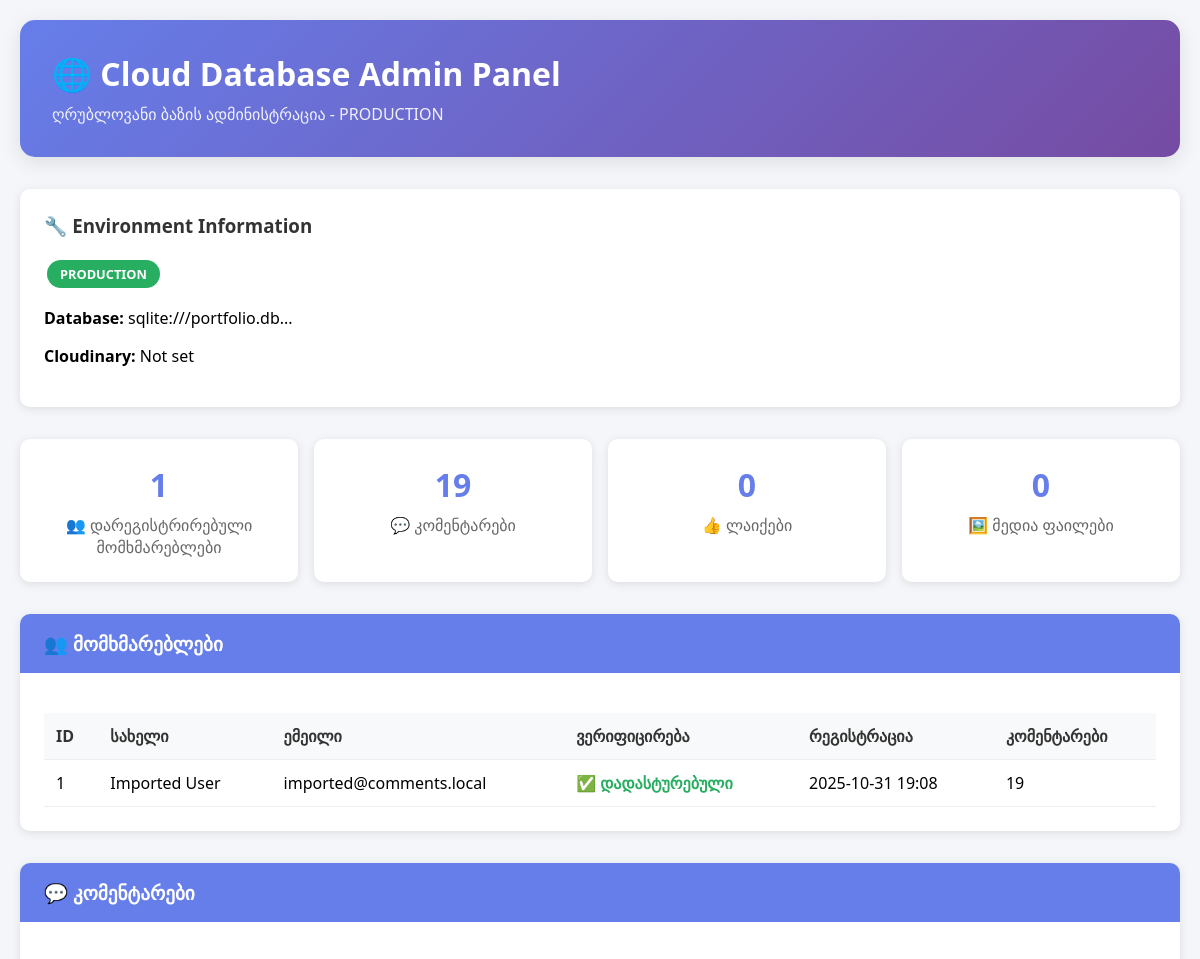
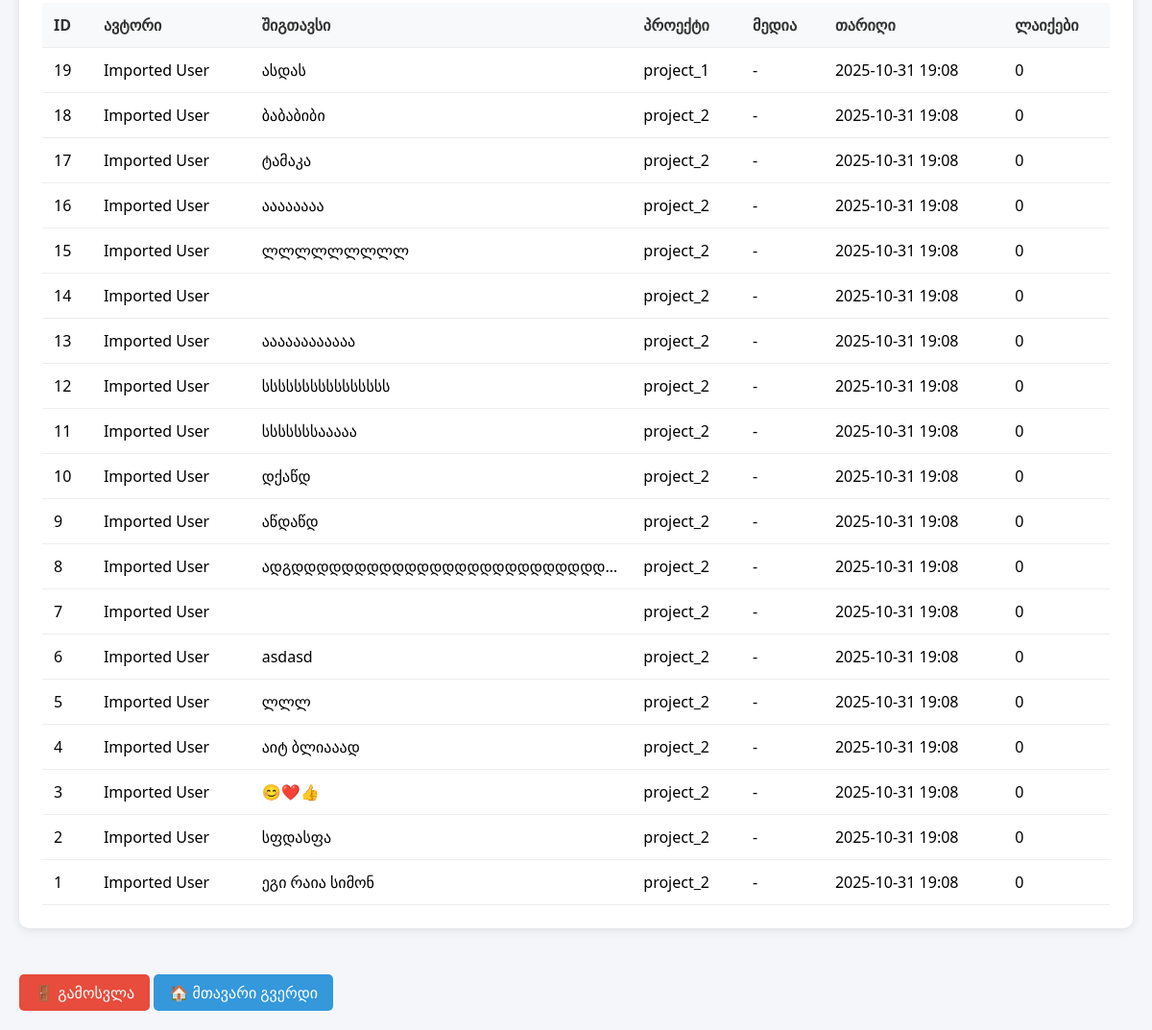
The app's page /cloud-admin (signed in) with its own data (2 pictures, top to bottom).
### models.py (models this page shows, shortened)
class User(UserMixin, db.Model):
    id = db.Column(db.Integer, primary_key=True)
    name = db.Column(db.String(50), nullable=False)
    email = db.Column(db.String(120), unique=True, nullable=False)
    password_hash = db.Column(db.String(128), nullable=False)
    email_verified = db.Column(db.Boolean, default=False, nullable=False)
    verification_token = db.Column(db.String(100), nullable=True)
    reset_token = db.Column(db.String(100), nullable=True)
    reset_token_expires = db.Column(db.DateTime, nullable=True)
    created_at = db.Column(db.DateTime, default=datetime.utcnow)
    is_active = db.Column(db.Boolean, default=True)
    comments = db.relationship('Comment', backref='author', lazy=True)

class Comment(db.Model):
    id = db.Column(db.Integer, primary_key=True)
    content = db.Column(db.Text, nullable=False)
    project_id = db.Column(db.String(50), nullable=False)
    user_id = db.Column(db.Integer, db.ForeignKey('user.id'), nullable=False)  # Required for registered users only
    parent_id = db.Column(db.Integer, db.ForeignKey('comment.id'), nullable=True)
    media_urls = db.Column(db.Text, nullable=True)  # JSON array of Cloudinary URLs
    created_at = db.Column(db.DateTime, default=datetime.utcnow)
    replies = db.relationship('Comment', backref=db.backref('parent', remote_side=[id]), lazy=True)
    likes = db.relationship('Like', backref='comment', lazy=True, cascade='all, delete-orphan')
    def get_like_count(self):
        return len(self.likes)

### app.py (the view, shortened to what this page needs)
@app.route('/cloud-admin', methods=['GET', 'POST'])
def cloud_admin():
    if not session.get('cloud_admin'):
        return render_template('cloud_admin_login.html')
    try:
        users = User.query.all()
        comments = Comment.query.order_by(Comment.created_at.desc()).all()
        likes = Like.query.all()
        env_info = {
            'database_url': os.environ.get('DATABASE_URL', 'Local SQLite'),
            'cloudinary_cloud': os.environ.get('CLOUDINARY_CLOUD_NAME', 'Not set'),
            'environment': 'PRODUCTION' if os.environ.get('DATABASE_URL') else 'DEVELOPMENT'
        }
        return render_template('cloud_admin_panel.html',
                             users=users,
                             comments=comments,
                             likes=likes,
                             env_info=env_info)
    except Exception as e:
        flash(f'Database error: {e}', 'error')
        return render_template('cloud_admin_login.html')

### templates/cloud_admin_panel.html (shortened to what this page needs)
<!DOCTYPE html>
<html lang="ka">
<head>
</head>
<body>
    <div class="container">
        <div class="header">
            <h1>🌐 Cloud Database Admin Panel</h1>
            <p>ღრუბლოვანი ბაზის ადმინისტრაცია - {{ env_info.environment }}</p>
        </div>
        <div class="env-info">
            <h3>🔧 Environment Information</h3>
            <div>
                <span class="env-badge {% if env_info.environment == 'PRODUCTION' %}env-production{% else %}env-development{% endif %}">
                    {{ env_info.environment }}
                </span>
            </div>
            <p><strong>Database:</strong> {{ env_info.database_url[:50] }}...</p>
            <p><strong>Cloudinary:</strong> {{ env_info.cloudinary_cloud }}</p>
        </div>
        <div class="stats">
            <div class="stat-card">
                <div class="stat-number">{{ users|length }}</div>
                <div class="stat-label">👥 დარეგისტრირებული მომხმარებლები</div>
            </div>
            <div class="stat-card">
                <div class="stat-number">{{ comments|length }}</div>
                <div class="stat-label">💬 კომენტარები</div>
            </div>
            <div class="stat-card">
                <div class="stat-number">{{ likes|length }}</div>
                <div class="stat-label">👍 ლაიქები</div>
            </div>
            <div class="stat-card">
                <div class="stat-number">{{ comments|selectattr('media_url')|list|length }}</div>
                <div class="stat-label">🖼️ მედია ფაილები</div>
            </div>
        </div>
        <div class="section">
            <div class="section-header">👥 მომხმარებლები</div>
            <div class="section-content">
                {% if users %}
                <table class="data-table">
                    <thead>
                        <tr>
                            <th>ID</th>
                            <th>სახელი</th>
                            <th>ემეილი</th>
                            <th>ვერიფიცირება</th>
                            <th>რეგისტრაცია</th>
                            <th>კომენტარები</th>
                        </tr>
                    </thead>
                    <tbody>
                        {% for user in users %}
                        <tr>
                            <td>{{ user.id }}</td>
                            <td>{{ user.name }}</td>
                            <td>{{ user.email }}</td>
                            <td>
                                {% if user.email_verified %}
                                    <span class="user-verified">✅ დადასტურებული</span>
                                {% else %}
                                    <span class="user-unverified">⏳ მოლოდინში</span>
                                {% endif %}
                            </td>
                            <td>{{ user.created_at.strftime('%Y-%m-%d %H:%M') if user.created_at else 'N/A' }}</td>
                            <td>{{ user.comments|length }}</td>
                        </tr>
                        {% endfor %}
                    </tbody>
                </table>
                {% else %}
                <p>მომხმარებლები ჯერ არ არის დარეგისტრირებული.</p>
                {% endif %}
            </div>
        </div>
        <div class="section">
            <div class="section-header">💬 კომენტარები</div>
            <div class="section-content">
                {% if comments %}
                <table class="data-table">
                    <thead>
                        <tr>
                            <th>ID</th>
                            <th>ავტორი</th>
                            <th>შიგთავსი</th>
                            <th>პროექტი</th>
                            <th>მედია</th>
                            <th>თარიღი</th>
                            <th>ლაიქები</th>
                        </tr>
                    </thead>
                    <tbody>
                        {% for comment in comments %}
                        <tr>
                            <td>{{ comment.id }}</td>
                            <td>{{ comment.author.name if comment.author else 'ანონიმური' }}</td>
                            <td class="comment-content">{{ comment.content[:100] }}{% if comment.content|length > 100 %}...{% endif %}</td>
                            <td>{{ comment.project_id }}</td>
                            <td>
                                {% if comment.media_url %}
                                    <a href="{{ comment.media_url }}" target="_blank" class="media-link">📷 სურათი</a>
                                {% else %}
                                    -
                                {% endif %}
                            </td>
                            <td>{{ comment.created_at.strftime('%Y-%m-%d %H:%M') if comment.created_at else 'N/A' }}</td>
                            <td>{{ comment.get_like_count() }}</td>
                        </tr>
                        {% endfor %}
                    </tbody>
                </table>
                {% else %}
                <p>კომენტარები ჯერ არ არის.</p>
                {% endif %}
            </div>
        </div>
        <a href="{{ url_for('cloud_admin_logout') }}" class="logout-btn">🚪 გამოსვლა</a>
        <a href="{{ url_for('index') }}" class="logout-btn" style="background: #3498db;">🏠 მთავარი გვერდი</a>
    </div>
</body>
</html>

### templates/cloud_admin_panel.html (style rules this page uses)
body { font-family: 'Segoe UI', Tahoma, Geneva, Verdana, sans-serif; background: #f5f6fa; margin: 0; padding: 20px; }
.container { max-width: 1200px; margin: 0 auto; }
.header { background: linear-gradient(135deg, #667eea 0%, #764ba2 100%); color: white; padding: 2rem; border-radius: 15px; margin-bottom: 2rem; box-shadow: 0 5px 20px rgba(0,0,0,0.1); }
.header h1 { margin: 0; font-size: 2rem; }
.header p { margin: 0.5rem 0 0 0; opacity: 0.9; }
.env-info { background: white; padding: 1.5rem; border-radius: 10px; margin-bottom: 2rem; box-shadow: 0 2px 10px rgba(0,0,0,0.1); }
.env-info h3 { margin-top: 0; color: #333; }
.env-badge { display: inline-block; padding: 0.3rem 0.8rem; border-radius: 20px; font-size: 0.8rem; font-weight: bold; margin: 0.2rem; }
.env-production { background: #27ae60; color: white; }
.stats { display: grid; grid-template-columns: repeat(auto-fit, minmax(200px, 1fr)); gap: 1rem; margin-bottom: 2rem; }
.stat-card { background: white; padding: 1.5rem; border-radius: 10px; text-align: center; box-shadow: 0 2px 10px rgba(0,0,0,0.1); }
.stat-number { font-size: 2rem; font-weight: bold; color: #667eea; }
.stat-label { color: #666; margin-top: 0.5rem; }
.section { background: white; margin-bottom: 2rem; border-radius: 10px; overflow: hidden; box-shadow: 0 2px 10px rgba(0,0,0,0.1); }
.section-header { background: #667eea; color: white; padding: 1rem 1.5rem; font-size: 1.2rem; font-weight: bold; }
.section-content { padding: 1.5rem; }
.data-table { width: 100%; border-collapse: collapse; margin-top: 1rem; }
.data-table th, .data-table td { padding: 0.75rem; text-align: left; border-bottom: 1px solid #eee; }
.data-table th { background: #f8f9fa; font-weight: 600; color: #333; }
.user-verified { color: #27ae60; font-weight: bold; }
.comment-content { max-width: 300px; overflow: hidden; text-overflow: ellipsis; white-space: nowrap; }
.logout-btn { background: #e74c3c; color: white; padding: 0.5rem 1rem; border: none; border-radius: 5px; cursor: pointer; text-decoration: none; display: inline-block; margin-top: 1rem; }

### records on screen
User: id "1", name "Imported User", email "imported@comments.local", email_verified "✅ დადასტურებული", created_at "2025-10-31 19:08", comments|length "19"
Comment: id "19", author "Imported User", content "ასდას", project_id "project_1", created_at "2025-10-31 19:08", get_like_count "0"
Comment: id "18", author "Imported User", content "ბაბაბიბი", project_id "project_2", created_at "2025-10-31 19:08", get_like_count "0"
Comment: id "17", author "Imported User", content "ტამაკა", project_id "project_2", created_at "2025-10-31 19:08", get_like_count "0"
Comment: id "16", author "Imported User", content "აააააააა", project_id "project_2", created_at "2025-10-31 19:08", get_like_count "0"
Comment: id "15", author "Imported User", content "ლლლლლლლლლ", project_id "project_2", created_at "2025-10-31 19:08", get_like_count "0"
Comment: id "14", author "Imported User", project_id "project_2", created_at "2025-10-31 19:08", get_like_count "0"
Comment: id "13", author "Imported User", content "აააააააააააა", project_id "project_2", created_at "2025-10-31 19:08", get_like_count "0"
Comment: id "12", author "Imported User", content "სსსსსსსსსსსსსსსს", project_id "project_2", created_at "2025-10-31 19:08", get_like_count "0"
Comment: id "11", author "Imported User", content "სსსსსსსააააა", project_id "project_2", created_at "2025-10-31 19:08", get_like_count "0"
Comment: id "10", author "Imported User", content "დქაწდ", project_id "project_2", created_at "2025-10-31 19:08", get_like_count "0"
Comment: id "9", author "Imported User", content "აწდაწდ", project_id "project_2", created_at "2025-10-31 19:08", get_like_count "0"
Comment: id "8", author "Imported User", content "ადგდდდდდდდდდდდდდდდდდდდდდდდდდ…", project_id "project_2", created_at "2025-10-31 19:08", get_like_count "0"
Comment: id "7", author "Imported User", project_id "project_2", created_at "2025-10-31 19:08", get_like_count "0"
Comment: id "6", author "Imported User", content "asdasd", project_id "project_2", created_at "2025-10-31 19:08", get_like_count "0"
Comment: id "5", author "Imported User", content "ლლლ", project_id "project_2", created_at "2025-10-31 19:08", get_like_count "0"
Comment: id "4", author "Imported User", content "აიტ ბლიააად", project_id "project_2", created_at "2025-10-31 19:08", get_like_count "0"
Comment: id "3", author "Imported User", content "😊❤️👍", project_id "project_2", created_at "2025-10-31 19:08", get_like_count "0"
Comment: id "2", author "Imported User", content "სფდასფა", project_id "project_2", created_at "2025-10-31 19:08", get_like_count "0"
Comment: id "1", author "Imported User", content "ეგი რაია სიმონ", project_id "project_2", created_at "2025-10-31 19:08", get_like_count "0"

### other values on screen
{{ env_info.environment }} "PRODUCTION"
{{ env_info.database_url[:50] }} "sqlite:///portfolio.db"
{{ env_info.cloudinary_cloud }} "Not set"
{{ users|length }} "1"
{{ comments|length }} "19"
{{ likes|length }} "0"
{{ comments|selectattr('media_url')|list|length }} "0"
